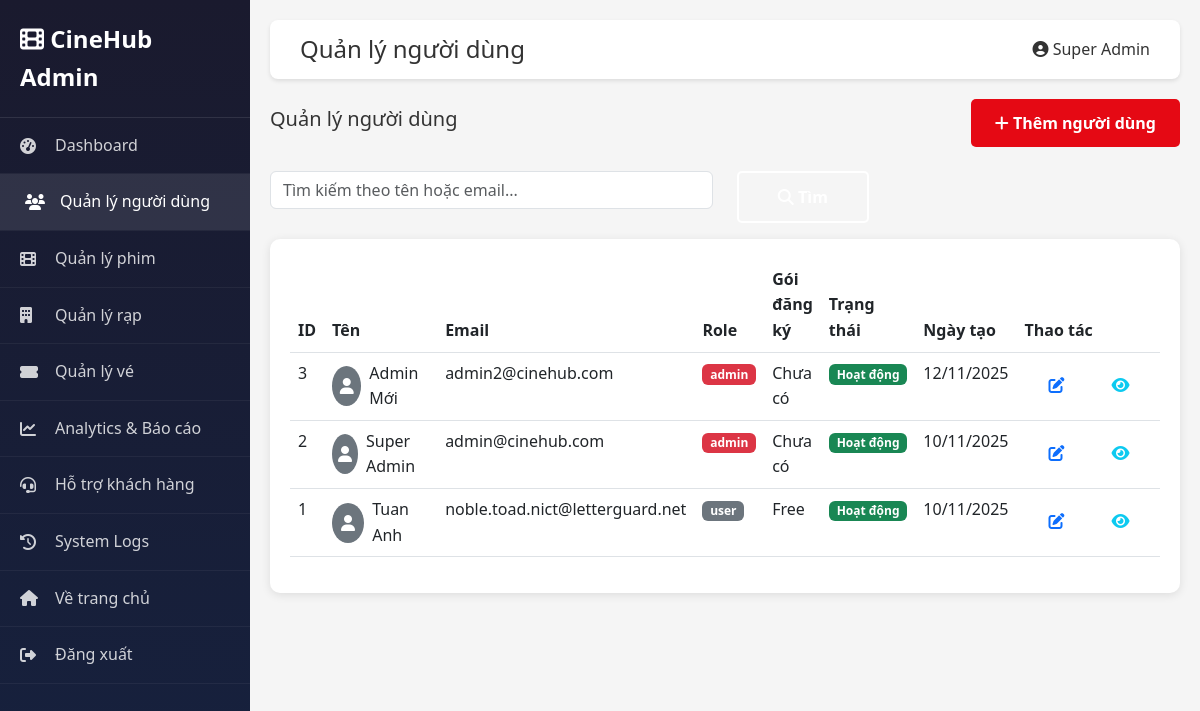
Page /?route=admin/users (signed in) on the earlier database version.
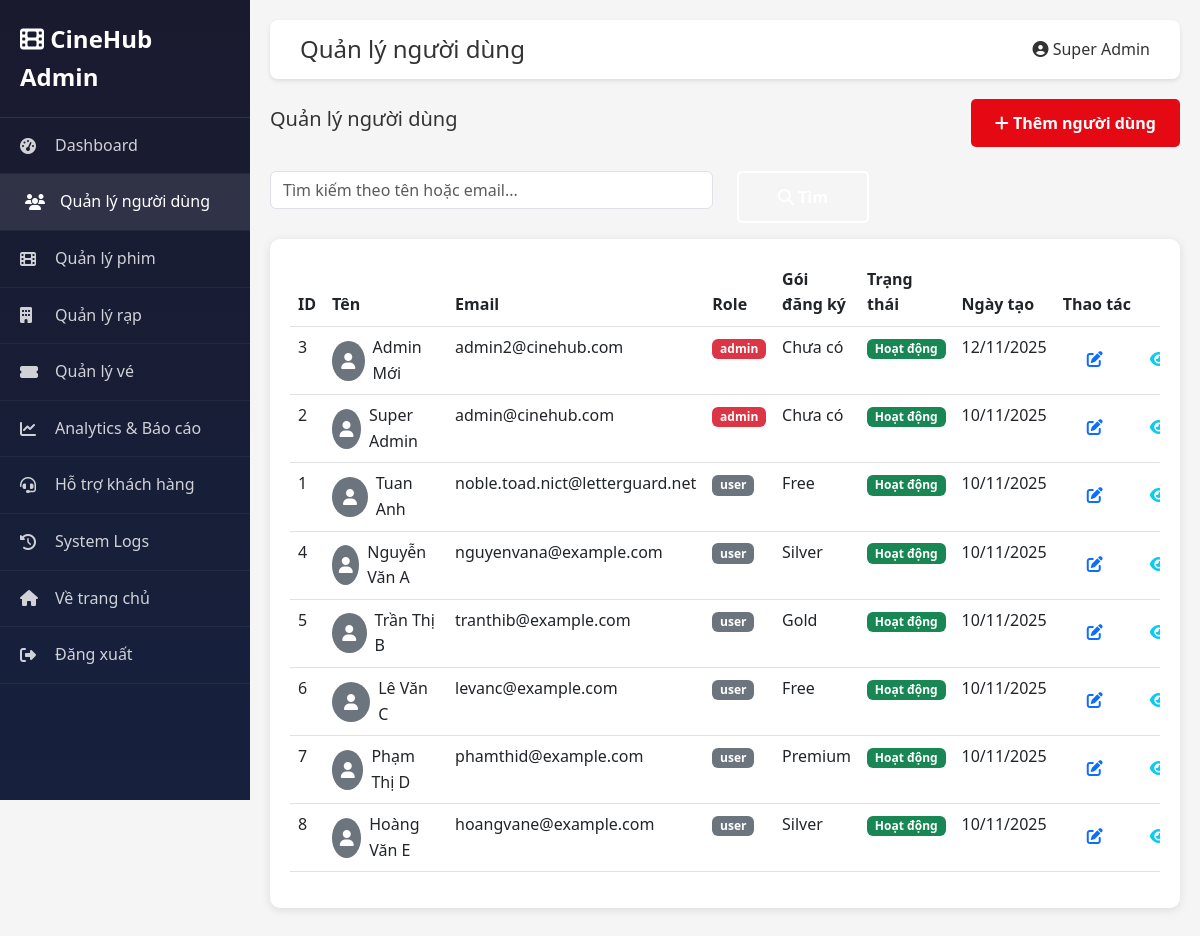
Same page on the later database version.
### tables this page shows
CREATE TABLE `users` (
  `id` int(11) NOT NULL,
  `name` varchar(100) NOT NULL,
  `email` varchar(120) NOT NULL,
  `password` varchar(255) NOT NULL,
  `avatar` varchar(255) DEFAULT NULL,
  `birthdate` date DEFAULT NULL,
  `rank` enum('Bronze','Silver','Gold','Platinum') DEFAULT 'Bronze',
  `points` int(11) DEFAULT 0,
  `subscription_id` int(11) DEFAULT NULL,
  `status` enum('active','inactive','banned') DEFAULT 'active',
  `email_verified` tinyint(1) DEFAULT 0,
  `created_at` timestamp NOT NULL DEFAULT current_timestamp(),
  `updated_at` timestamp NOT NULL DEFAULT current_timestamp() ON UPDATE current_timestamp(),
  `role` enum('user','admin','moderator') DEFAULT 'user',
  `is_active` tinyint(1) DEFAULT 1,
  `last_login` datetime DEFAULT NULL
);

CREATE TABLE `subscriptions` (
  `id` int(11) NOT NULL,
  `name` varchar(50) NOT NULL,
  `price` decimal(10,2) DEFAULT 0.00,
  `description` text DEFAULT NULL,
  `benefits` text DEFAULT NULL,
  `created_at` timestamp NOT NULL DEFAULT current_timestamp()
);

### modules/admin/AdminController.php (called while the page is built, shortened)
<?php
require_once __DIR__ . '/../../core/Controller.php';
require_once __DIR__ . '/../../core/Database.php';
class AdminController extends Controller {
    protected function adminView($view, $data = []) {
        extract($data);
        $current_page = $data['current_page'] ?? '';
        $title = $data['title'] ?? 'Admin Panel';
        $user = $data['user'] ?? AdminMiddleware::checkAdmin();
        require_once __DIR__ . '/views/' . $view . '.php';
        $content = ob_get_clean();
        require_once __DIR__ . '/views/layout.php';
    }
    public function users() {
        $db = Database::getInstance();
        $user = AdminMiddleware::checkAdmin();
        $search = $_GET['search'] ?? '';
        $status = $_GET['status'] ?? '';
        $sql = "SELECT u.*, s.name as subscription_name FROM users u
                LEFT JOIN subscriptions s ON u.subscription_id = s.id WHERE 1=1";
        $params = [];
        $sql .= " ORDER BY u.created_at DESC";
        $users = $db->fetchAll($sql, $params);
        $this->adminView('users', [
            'users' => $users,
            'search' => $search,
            'status' => $status,
            'user' => $user,
            'title' => 'Quản lý người dùng',
            'current_page' => 'users'
        ]);
    }
}
?>

### index.php (called while the page is built, shortened)
<?php
$route = $_GET['route'] ?? 'home/index';
$parts = explode('/', $route);
$action = $parts[1] ?? 'index';
$controller = new $controllerName();
$controller->$action();
?>

### core/Database.php (called while the page is built, shortened)
<?php
class Database {
    private static $instance = null;
    private $pdo;
    private $host = 'localhost';
    private $port = 3306;
    private $dbname = 'cinehub';
    private $username = 'root';
    private $password = '';
    private $charset = 'utf8mb4';
    private function __construct() {
        try {
            $dsn = "mysql:host={$this->host};port={$this->port};dbname={$this->dbname};charset={$this->charset}";
            $this->pdo = new PDO($dsn, $this->username, $this->password);
            $this->pdo->setAttribute(PDO::ATTR_ERRMODE, PDO::ERRMODE_EXCEPTION);
            $this->pdo->setAttribute(PDO::ATTR_DEFAULT_FETCH_MODE, PDO::FETCH_ASSOC);
        } catch(PDOException $e) {
            die("Lỗi kết nối database: " . $e->getMessage() .
                "<br><br>Vui lòng kiểm tra:<br>" .
                "1. MySQL đã được khởi động chưa?<br>" .
                "2. Database '{$this->dbname}' đã được tạo chưa?<br>" .
                "3. Password MySQL có đúng không? (hiện tại: " . ($this->password ?: 'rỗng') . ")<br>" .
                "4. Port MySQL có đúng không? (hiện tại: {$this->port})<br>" .
                "5. Nếu cần thay đổi password hoặc port, sửa file core/Database.php");
        }
    }
    public static function getInstance() {
        if (self::$instance === null) {
            self::$instance = new self();
        }
        return self::$instance;
    }
    public function query($sql, $params = []) {
        $stmt = $this->pdo->prepare($sql);
        $stmt->execute($params);
        return $stmt;
    }
    public function fetchAll($sql, $params = []) {
        return $this->query($sql, $params)->fetchAll();
    }
}
?>

### modules/admin/views/users.php (the view, shortened to what this page needs)
<div class="d-flex justify-content-between align-items-center mb-4">
    <h5>Quản lý người dùng</h5>
    <a href="?route=admin/users/create" class="btn btn-primary">
        <i class="fas fa-plus"></i> Thêm người dùng
    </a>
</div>
<form method="GET" class="mb-3">
    <div class="row">
        <div class="col-md-6">
            <input type="text" name="search" class="form-control" placeholder="Tìm kiếm theo tên hoặc email..." value="<?php echo htmlspecialchars($search ?? ''); ?>">
        </div>
        <div class="col-md-2">
            <button type="submit" class="btn btn-secondary w-100">
                <i class="fas fa-search"></i> Tìm
            </button>
        </div>
    </div>
</form>
<div class="stat-card">
    <div class="table-responsive">
        <table class="table table-hover">
            <thead>
                <tr>
                    <th>ID</th>
                    <th>Tên</th>
                    <th>Email</th>
                    <th>Role</th>
                    <th>Gói đăng ký</th>
                    <th>Trạng thái</th>
                    <th>Ngày tạo</th>
                    <th>Thao tác</th>
                </tr>
            </thead>
            <tbody>
                <?php if (empty($users)): ?>
                    <tr>
                        <td colspan="8" class="text-center text-muted">Không có người dùng nào</td>
                    </tr>
                <?php else: ?>
                    <?php foreach ($users as $u): ?>
                        <tr>
                            <td><?php echo $u['id']; ?></td>
                            <td>
                                <div class="d-flex align-items-center">
                                    <?php if ($u['avatar']): ?>
                                        <img src="<?php echo htmlspecialchars($u['avatar']); ?>" alt="" class="rounded-circle me-2" style="width: 40px; height: 40px;">
                                    <?php else: ?>
                                        <div class="bg-secondary rounded-circle me-2 d-flex align-items-center justify-content-center" style="width: 40px; height: 40px;">
                                            <i class="fas fa-user text-white"></i>
                                        </div>
                                    <?php endif; ?>
                                    <?php echo htmlspecialchars($u['name']); ?>
                                </div>
                            </td>
                            <td><?php echo htmlspecialchars($u['email']); ?></td>
                            <td>
                                <span class="badge bg-<?php echo $u['role'] === 'admin' ? 'danger' : 'secondary'; ?>">
                                    <?php echo htmlspecialchars($u['role'] ?? 'user'); ?>
                                </span>
                            </td>
                            <td><?php echo htmlspecialchars($u['subscription_name'] ?? 'Chưa có'); ?></td>
                            <td>
                                <span class="badge bg-<?php echo ($u['is_active'] ?? true) ? 'success' : 'danger'; ?>">
                                    <?php echo ($u['is_active'] ?? true) ? 'Hoạt động' : 'Bị chặn'; ?>
                                </span>
                            </td>
                            <td><?php echo date('d/m/Y', strtotime($u['created_at'])); ?></td>
                            <td>
                                <div class="btn-group btn-group-sm">
                                    <a href="?route=admin/users/edit&id=<?php echo $u['id']; ?>" class="btn btn-outline-primary" title="Sửa">
                                        <i class="fas fa-edit"></i>
                                    </a>
                                    <a href="?route=admin/users/view&id=<?php echo $u['id']; ?>" class="btn btn-outline-info" title="Xem chi tiết">
                                        <i class="fas fa-eye"></i>
                                    </a>
                                    <?php if ($u['id'] != $user['id']): ?>
                                        <a href="?route=admin/users/block&id=<?php echo $u['id']; ?>" class="btn btn-outline-warning" title="Chặn/Mở khóa">
                                        </a>
                                    <?php endif; ?>
                                </div>
                            </td>
                        </tr>
                    <?php endforeach; ?>
                <?php endif; ?>
            </tbody>
        </table>
    </div>
</div>

### modules/admin/views/layout.php (shortened to what this page needs)
<!DOCTYPE html>
<html lang="vi">
<head>
    <link href="https://cdn.jsdelivr.net/npm/bootstrap@5.3.0/dist/css/bootstrap.min.css" rel="stylesheet">
    <link rel="stylesheet" href="https://cdnjs.cloudflare.com/ajax/libs/font-awesome/6.4.0/css/all.min.css">
    <link rel="stylesheet" href="http://localhost/DuAn1/style.css">
</head>
<body>
    <div class="admin-sidebar">
        <div class="sidebar-brand">
            <i class="fas fa-film"></i> CineHub Admin
        </div>
        <ul class="sidebar-menu">
            <li><a href="?route=admin/index" class="<?php echo ($current_page ?? '') === 'dashboard' ? 'active' : ''; ?>">
                <i class="fas fa-tachometer-alt"></i> Dashboard
            </a></li>
            <li><a href="?route=admin/users" class="<?php echo ($current_page ?? '') === 'users' ? 'active' : ''; ?>">
                <i class="fas fa-users"></i> Quản lý người dùng
            </a></li>
            <li><a href="?route=admin/movies" class="<?php echo ($current_page ?? '') === 'movies' ? 'active' : ''; ?>">
                <i class="fas fa-film"></i> Quản lý phim
            </a></li>
            <li><a href="?route=admin/theaters" class="<?php echo ($current_page ?? '') === 'theaters' ? 'active' : ''; ?>">
                <i class="fas fa-building"></i> Quản lý rạp
            </a></li>
            <li><a href="?route=admin/tickets" class="<?php echo ($current_page ?? '') === 'tickets' ? 'active' : ''; ?>">
                <i class="fas fa-ticket-alt"></i> Quản lý vé
            </a></li>
            <li><a href="?route=admin/analytics" class="<?php echo ($current_page ?? '') === 'analytics' ? 'active' : ''; ?>">
                <i class="fas fa-chart-line"></i> Analytics & Báo cáo
            </a></li>
            <li><a href="?route=admin/support" class="<?php echo ($current_page ?? '') === 'support' ? 'active' : ''; ?>">
                <i class="fas fa-headset"></i> Hỗ trợ khách hàng
            </a></li>
            <li><a href="?route=admin/logs" class="<?php echo ($current_page ?? '') === 'logs' ? 'active' : ''; ?>">
                <i class="fas fa-history"></i> System Logs
            </a></li>
            <li><a href="http://localhost/DuAn1/">
                <i class="fas fa-home"></i> Về trang chủ
            </a></li>
            <li><a href="?route=auth/logout">
                <i class="fas fa-sign-out-alt"></i> Đăng xuất
            </a></li>
        </ul>
    </div>
    <div class="admin-main">
        <div class="admin-header">
            <div class="d-flex justify-content-between align-items-center">
                <h4 class="mb-0"><?php echo $title ?? 'Admin Panel'; ?></h4>
                <div class="d-flex align-items-center gap-3">
                    <span><i class="fas fa-user-circle"></i> <?php echo htmlspecialchars($user['name'] ?? 'Admin'); ?></span>
                </div>
            </div>
        </div>
        <?php echo $content; ?>
    </div>
</body>
</html>

### style.css (style rules this page uses)
* { margin: 0; padding: 0; box-sizing: border-box; }
:root { --primary-color: #e50914; --secondary-color: #f5f5f1; --dark-bg: #141414; --light-bg: #ffffff; --text-primary: #ffffff; --text-secondary: #b3b3b3; --text-dark: #333333; --border-color: #333333; --success-color: #28a745; --error-color: #dc3545; --warning-color: #ffc107; --info-color: #17a2b8; }
body { font-family: 'Segoe UI', Tahoma, Geneva, Verdana, sans-serif; background-color: #f5f5f5; color: #333333; line-height: 1.6; }
.btn { padding: 0.75rem 1.5rem; border: none; border-radius: 5px; cursor: pointer; text-decoration: none; display: inline-block; transition: all 0.3s; font-size: 1rem; font-weight: 600; }
.btn-primary { background-color: var(--primary-color); color: var(--text-primary); }
.btn-secondary { background-color: transparent; color: var(--text-primary); border: 2px solid var(--text-primary); }

### modules/admin/views/layout.php (style rules this page uses)
.admin-sidebar { min-height: 100vh; background: linear-gradient(180deg, #1a1a2e 0%, #16213e 100%); padding: 0; position: fixed; width: 250px; left: 0; top: 0; z-index: 1000; }
.admin-main { margin-left: 250px; padding: 20px; background-color: #f5f5f5; min-height: 100vh; }
.admin-header { background: #fff; padding: 15px 30px; box-shadow: 0 2px 4px rgba(0,0,0,0.1); margin-bottom: 20px; border-radius: 8px; }
.sidebar-brand { padding: 20px; color: #fff; font-size: 1.5rem; font-weight: bold; border-bottom: 1px solid rgba(255,255,255,0.1); }
.sidebar-menu { list-style: none; padding: 0; margin: 0; }
.sidebar-menu li { border-bottom: 1px solid rgba(255,255,255,0.05); }
.sidebar-menu a { display: flex; align-items: center; padding: 15px 20px; color: rgba(255,255,255,0.8); text-decoration: none; transition: all 0.3s; }
.sidebar-menu a:hover, .sidebar-menu a.active { background: rgba(255,255,255,0.1); color: #fff; padding-left: 25px; }
.sidebar-menu a i { width: 25px; margin-right: 10px; }
.stat-card { background: #fff; border-radius: 10px; padding: 20px; box-shadow: 0 2px 10px rgba(0,0,0,0.1); margin-bottom: 20px; }

Differences in the rows shown:
added users: id "4", name "Nguyễn Văn A", email "nguyenvana@example.com", role "user", subscription.name "Silver", is_active "Hoạt động", created_at "10/11/2025"
added users: id "5", name "Trần Thị B", email "tranthib@example.com", role "user", subscription.name "Gold", is_active "Hoạt động", created_at "10/11/2025"
added users: id "6", name "Lê Văn C", email "levanc@example.com", role "user", subscription.name "Free", is_active "Hoạt động", created_at "10/11/2025"
added users: id "7", name "Phạm Thị D", email "phamthid@example.com", role "user", subscription.name "Premium", is_active "Hoạt động", created_at "10/11/2025"
added users: id "8", name "Hoàng Văn E", email "hoangvane@example.com", role "user", subscription.name "Silver", is_active "Hoạt động", created_at "10/11/2025"
